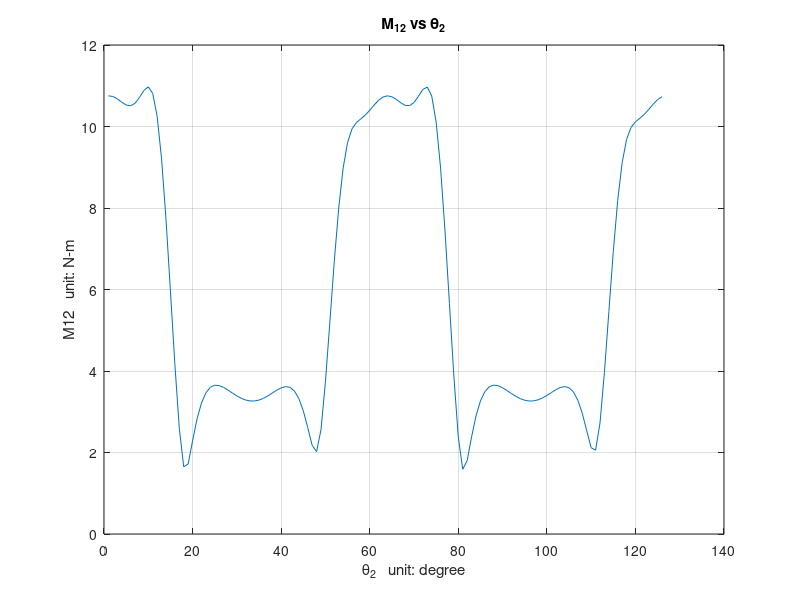
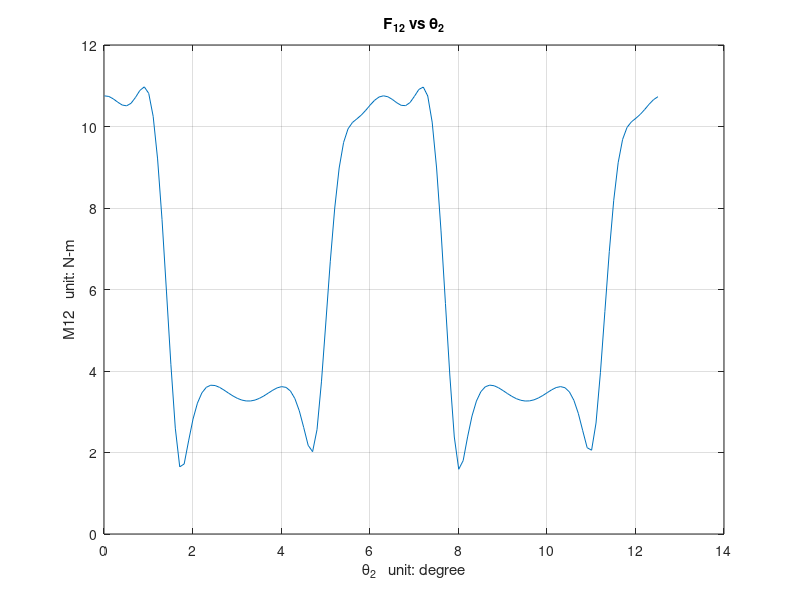

Recreate these plots in MATLAB, in order.
%% Project Skeleton Code

clear; clc; close all;

%% Part 2 - Force and Moment Calculation

%%initial parameter: unit: m, degree, rad/sec
r1 = 0.084; 
r2 = 0.36;
r3 = 1.2;
r6 = 0.6;
m2 = 0.07634;
m6 = 0.12723;
m3 = 0.25447;
m4 = 5;
m5 = 5;
b2 = r2/2;
b6 = r6/2;
b3 = r3/2;

M12_list = [];
theta2_list = [];
Fs_list = [];  % shaking force
alpha_s_list = []; % direction of a shaking force
Ms_list =[]; % Shaking moment
%Forces list
F23_list = [];
F12_list = [];
F34_list = [];
F16_list = [];
F56_list = [];
F14_list = [];
N35_list = [];
%angles list
F12_alpha = [];
F23_alpha = [];
F34_alpha = [];
F16_alpha = [];
F56_alpha = [];

for theta2 = 0.01:0.1:4*pi

dtheta2 = 2;
ddtheta2 = 0; 

%% Part 1- Calculations for kinematic variables, caculated based on loop closure eqn

%equations for kinematic values
theta3 = pi - asin((r2.*sin(theta2)-r1)./r3);
r4 = r2.*cos(theta2) - r3.*cos(theta3);
theta5 = theta3; % eqn 15
theta6 = pi - asin((r1.*cos(theta5)-r4.*sin(theta5))./r6) + theta5; %eqn 18
r5 = (r6.*cos(theta6)-r4)./cos(theta5);

%% Take time derivative of loop eqn (d/dt) 
% and solve them for dtheta3, dtheta5 & dr6
% and the same for the second derivatives. 
% add r5dot, theta6dot, r5 double dot, theta6 double dot

% First derivates of r4 and theta 3
dtheta3 = (r2.*dtheta2.*cos(theta2))./(r3.*cos(theta3));
dr4 = (r2.*dtheta2.*sin(theta3 - theta2))./cos(theta3);

% Second derivates of r4 and theta 3
ddtheta3 = ((r3.*(dtheta3.^2).*sin(theta3))-(r2.*(dtheta2.^2).*sin(theta2)))./(r3.*cos(theta3));
ddr4 = (r3.*ddtheta3.*sin(theta3)) + (r3.*(dtheta3.^2).*cos(theta3)) - (r2.*(dtheta2.^2).*cos(theta2));

% First derivatives of r5 and theta 6
dtheta5 = dtheta3;
dtheta6 = ((r5.*dtheta5)-dr4.*sin(theta5))./(r6.*cos(theta5-theta6));
dr5 = ((r6.*dtheta6.*cos(theta6))-(r5.*dtheta5.*cos(theta5)))./(sin(theta5));

% Second derivatives of r5 and theta 6
ddtheta5 = ddtheta3;
ddtheta6 = ((-ddr4.*sin(theta5))+(2.*dr5.*dtheta5)+(r5.*ddtheta5)-(r6.*(dtheta6.^2).*sin(theta5-theta6)))./(r6.*cos(theta5-theta6));
ddr5 = (((-2.*dr5.*dtheta5-r5.*ddtheta5).*cos(theta5))+(r5.*(dtheta5.^2).*sin(theta5))+(r6.*ddtheta6.*cos(theta6))-(r6.*(dtheta6.^2).*sin(theta6)))./(sin(theta5));

a_coriolis = abs((2.*(r6.*dtheta6.*cos(theta6)-r5.*(dtheta5).*cos(theta5)).*(r2.*dtheta2.*cos(theta2)))./(r3.*cos(theta3).*sin(theta5)));

%given parameters

beta3 = 2*pi-theta3;
dbeta3 = -1*theta3;
ddbeta3 = -1*ddtheta3;

%inertias
inertiaG3 = (1/12)*m3*r3.^2;
inertiaA2 = (1/3)*m2*r2.^2;
inertiaA6 = (1/3)*m6*r6.^2;
%shortcuts
rGC = r5 - b3;
rGB = r3./2;
rDG = r3./2;
%trig substitutions

A33 = -r2.*sin(theta2);
A43 = r2.*cos(theta2);
A134 = sin(theta6);
A135 = cos(theta6);
A36 = rGB.*sin(beta3);
A46 = rGB.*cos(beta3);
A1311 = -sin(theta6);
A1312 = -cos(theta6);
A136 = -rGC.*cos(theta6 + beta3);
A66 = -rDG.*cos(beta3);
A56 = -rDG.*sin(beta3);
A99 = -r6.*sin(theta6);
A109 = r6.*(cos(theta6));

%accelerations for forces
ag2x = b2.*(-dtheta2.^2).*cos(theta2);
ag2y = b2.*(-dtheta2.^2)*sin(theta2);

ag3x = (b3.*(-dbeta3.^2).*cos(2*pi - beta3)) + ag2x; % huh
ag3y = (b3.*(ddbeta3).*sin(2*pi - beta3)) + ag2y; % huh

ag6x = b6.*(-ddtheta6.*sin(theta6)-(dtheta6.^2).*cos(theta6));
ag6y = b6.*(ddtheta6.*cos(theta6)-(dtheta6.^2).*sin(theta6));

ag4x = ddr4;
ag4y = 0;

ag5x = ag6x.*2;
ag5y = ag6y.*2;

% and so on    

    B = [m2.*ag2x;
        m2.*ag2y;
        0;
        m3.*ag3x;
        m3.*ag3y;
        inertiaG3.*ddtheta3; % wtf
        m6.*ag6x;
        m6.*ag6y;
        inertiaA6.*ddtheta6;
        -m4.*ag4x;
        -m5.*ag5x;
        -m5.*ag5y;
        0;
    ];
    
    A = [
    -1, 0, 1, 0, 0, 0, 0, 0, 0, 0, 0, 0, 0;
    0, -1, 0, 1, 0, 0, 0, 0, 0, 0, 0, 0, 0;
    0, 0, A33, A43, 0, 0, 0, 0, 0, 0, 0, 1, 0;
    0, 0, -1, 0, -1, 0, 0, 0, 0, 0, 0, 0, A134;
    0, 0, 0, -1, 0, -1, 0, 0, 0, 0, 0, 0, A135;
    0, 0, A36, A46, A56, A66, 0, 0, 0, 0, 0, 0, A136;
    0, 0, 0, 0, 0, 0, -1, 0, 1, 0, 0, 0, 0;
    0, 0, 0, 0, 0, 0, 0, -1, 0, 1, 0, 0, 0;
    0, 0, 0, 0, 0, 0, 0, 0, A99, A109, 0, 0, 0;
    0, 0, 0, 0, 1, 0, 0, 0, 0, 0, 0, 0, 0;
    0, 0, 0, 0, 0, 0, 0, 0, -1, 0, 0, 0, A1311;
    0, 0, 0, 0, 0, 0, 0, 0, 0, -1, 0, 0, A1312;
    0, 0, 0, 0, 0, 1, 0, 0, 0, 0, -1, 0, 0;
    ];

    x = A\B % Ax = B, solution for x; note that in MATLAB: A\B = B/A
    
    
    % M12:
    M12 = x(12);
    M12_list = [M12_list; M12];
    
    F12x = x(1);
    F12y = x(2);
    F23x = x(3);
    F23y = x(4);
    F34x = x(5);
    F34y = x(6);
    F16x = x(7);
    F16y = x(8);
    F56x = x(9);
    F56y = x(10);
    F14y = x(11);
    N35 = x(13);
    
    % Magnitudes of all forces: 
    % Atan is defined on [-pi/2; pi/2]. 
    % This if clause will help to adjust the value of the angle 
    % to its true value:	
    F23_list = [F23_list; sqrt(F23x.^2+F23y.^2)];
    F12_list = [F12_list; sqrt(F12x.^2+F12y.^2)];
    F34_list = [F34_list; sqrt(F34x.^2+F34y.^2)];
    F16_list = [F16_list; sqrt(F16x.^2+F16y.^2)];
    F56_list = [F56_list; sqrt(F56x.^2+F56y.^2)];
    F14_list = [F14_list; F14y];
    N35_list = [N35_list; N35];

    % Directions of all forces:   
    %F23
    fx = F23x;
    fy = F23y;
    alpha_23 = atan(fy/fx);
    if fx < 0
        alpha_23 = alpha_23 + pi;
    end 
    F23_alpha = [F23_alpha; alpha_23];

    %F12
    fx = F12x;
    fy = F12y;
    alpha_12 = atan2(fy, fx);
    if fx < 0
        alpha_12 = alpha_12 + pi;
    end 
    F12_alpha = [F12_alpha; alpha_12];

    %F34
    fx = F34x;
    fy = F34y;
    alpha_34 = atan(fx\fy);
    if fx < 0
        alpha_34 = alpha_34 + pi;
    end 
    F34_alpha = [F34_alpha; alpha_34];

    %F16
    fx = F16x;
    fy = F16y;
    alpha_16 = atan(fx\fy);
    if fx < 0
        alpha_16 = alpha_16 + pi;
    end 
    F16_alpha = [F16_alpha; alpha_16];

    %F56
    fx = F56x;
    fy = F56y;
    alpha_56 = atan(fx\fy);
    if fx < 0
        alpha_56 = alpha_56 + pi;
    end 
    F56_alpha = [F56_alpha; alpha_56];

  
    % Collecting the values of theta2:
    theta2_list = [theta2_list; theta2];
     
   %}
    
end


% Regular and Polar plots:
% Might have to transpose the Force vectors for polar plot. Do so if needed
% Polar plot only works with radians so will have to do it accordingly
M12_list = M12_list(:);

figure (1)
plot(F23_list)
grid on;
title('M_{12} vs \theta_2')
xlabel('\theta_2   unit: degree')
ylabel('M12   unit: N-m')
hold on;

figure (2)
plot(theta2_list,F23_list)
grid on;
title('F_1_2 vs \theta_2')
xlabel('\theta_2   unit: degree')
ylabel('M12   unit: N-m')
hold on;

% Convert degrees to the radians
theta2_rad = deg2rad(theta2_list);

%figure (4)
%polarplot(Fij_alpha,Fij_list)
%grid on;
%title('F_{ij} polar plot')

% and so on ...
